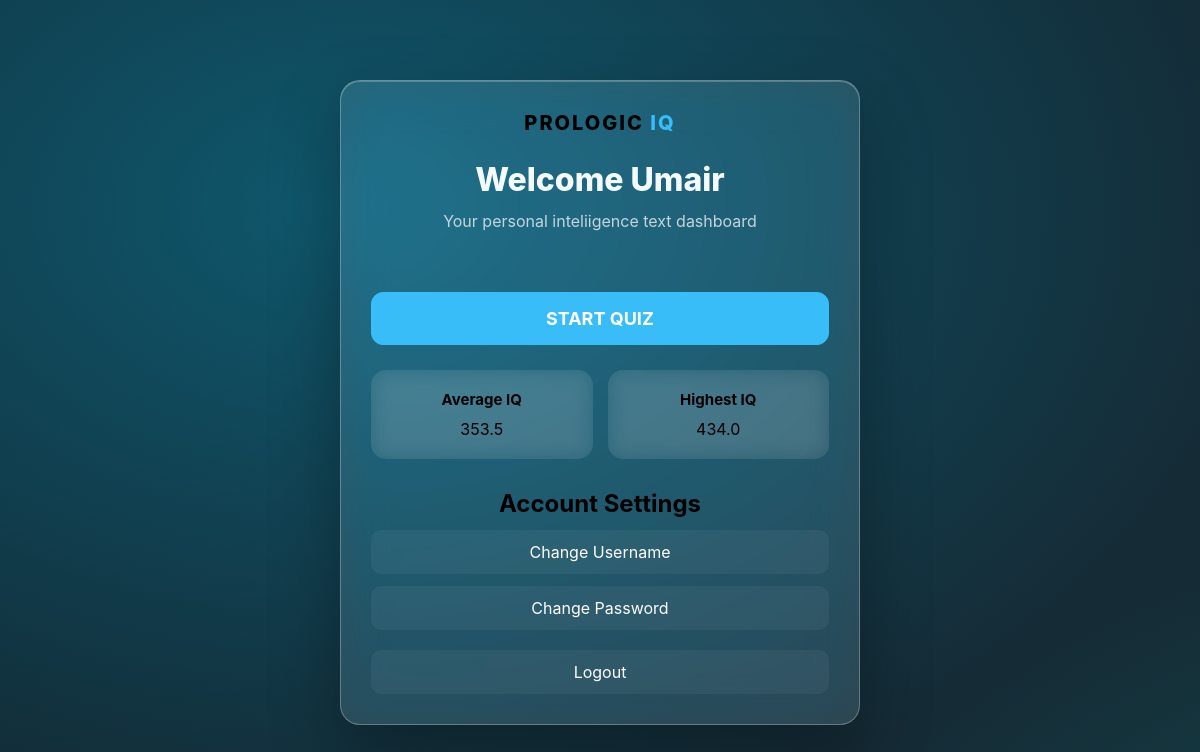
The app's page /dashboard (signed in) with its own data.
### tables this page shows
CREATE TABLE users (
            id INTEGER PRIMARY KEY AUTOINCREMENT,
            username TEXT UNIQUE NOT NULL,
            password_hash TEXT NOT NULL,
            average_iq REAL DEFAULT 0,
            highest_iq REAL DEFAULT 0
        );

### app.py (the view)
@app.route("/dashboard")
def dashboard():
    if "user_id" not in session:
        return redirect(url_for("login"))
    user_id = session["user_id"]
    conn = get_db()
    user = conn.execute(
        "SELECT * FROM users WHERE id = ?", (user_id,)
    ).fetchone()
    conn.close()
    return render_template("dashboard.html", user=user)

### app.py (called while the page is built)
def get_db():
    conn = sqlite3.connect(DATABASE)
    conn.row_factory = sqlite3.Row
    return conn

### templates/dashboard.html (shortened to what this page needs)
<!DOCTYPE html>
<html lang="en">
<head>
    <link rel="stylesheet" href="{{ url_for('static', filename='style.css') }}">
</head>
<body>
    <div class="container">
        <div class="brand">
            <span class="brand">PROLOGIC</span>
            <span class="brand-highlight">IQ</span>
        </div>
        <h1>Welcome {{ user["username"] }}</h1>
        <p>Your personal inteliigence text dashboard</p>
        <div class="dashboard-section">
            <a href="{{ url_for('quiz') }}" class="dashboard-button">START QUIZ</a>
        </div>
        <div class="stats">
            <div class="stat-card">
                <h3>Average IQ</h3>
                <div clas="stat-value">
                    {{ user["average_iq"] }}
                </div>
            </div>
            <div class="stat-card">
                <h3>Highest IQ</h3>
                <div class="stat-vlaue">
                    {{ user["highest_iq"]}}
                </div>
            </div>
        </div>
        <div class="dashbard-section">
            <h2>Account Settings</h2>
            <a href="{{ url_for('change_username') }}" class="settings-button">Change Username</a>
            <a href="{{ url_for('change_password') }}" class="settings-button">Change Password</a>
            <a href="{{ url_for('logout') }}" class="settings-button logout-button">Logout</a>
        </div>
    </div>
</body>
</html>

### static/style.css (style rules this page uses)
:root { --primary: #38bdf8; --secondary: #a5f3fc; --bg-gradient: radial-gradient(ellipse at 18% 16%, rgba(14, 116, 144, 0.62), transparent 42%), radial-gradient(ellipse at 82% 85%, rgba(13, 148, 136, 0.38), transparent 38%), linear-gradient(135deg, #102a35 0%, #152b36 52%, #182a31 100%); --glass: rgba(255, 255, 255, 0.12); --glass-highlight: rgba(255, 255, 255, 0.2); --glass-border: rgba(255, 255, 255, 0.28); --text-dark: #f4fbff; --text-light: #c1d6df; --success: #22c55e; --error: #ef4444; }
* { margin: 0; padding: 0; box-sizing: border-box; font-family: 'Inter', system-ui, sans-serif; }
body { background: var(--bg-gradient); background-attachment: fixed; background-size: 160% 160%; animation: gradientDrift 28s ease-in-out infinite alternate; min-height: 100vh; display: flex; justify-content: center; align-items: center; padding: 20px; }
.container { width: 100%; max-width: 550px; background: var(--glass); border: 1px solid var(--glass-border); padding: 2.5rem; border-radius: 20px; box-shadow: 0 28px 70px rgba(0, 0, 0, 0.32), inset 0 1px 0 rgba(255, 255, 255, 0.22); -webkit-backdrop-filter: blur(24px) saturate(145%); backdrop-filter: blur(24px) saturate(145%); text-align: center; min-height: 450px; display: flex; flex-direction: column; justify-content: center; transition: all 0.3s ease; }
h1 { color: var(--text-dark); margin-bottom: 0.5rem; font-size: 2rem; font-weight: 800; }
p { color: var(--text-light); margin-bottom: 2rem; font-size: 1rem; }
.brand { font-size: 20px; font-weight: 800; letter-spacing: 2px; margin-bottom: 25px; }
.brand-highlight { color: var(--primary); }
.stats { margin-bottom: 30px; }
.stat-card { text-align: center; transition: 0.25s ease; }
.dashboard-section { margin-top: 25px; }
.dashboard-button { display: inline-block; width: 100%; padding: 15px 20px; box-sizing: border-box; text-decoration: none; text-align: center; color: white; background: var(--primary); border: 1px solid var(--primary); border-radius: 12px; font-size: 18px; font-weight: bold; cursor: pointer; transition: 0.25s ease; }
.stats { display: grid; grid-template-columns: 1fr 1fr; gap: 15px; margin-top: 25px; }
.stat-card { padding: 20px; background: rgba(255, 255, 255, 0.05); border: 1px solid var(--border); border-radius: 15px; backdrop-filter: blur(10px); }
.stat-card h3 { margin-top: 0; margin-bottom: 10px; font-size: 15px; }
.settings-button { display: block; margin-top: 12px; padding: 12px 15px; color: white; text-decoration: none; background: rgba(255, 255, 255, 0.05); border: 1px solid var(--border); border-radius: 10px; transition: 0.25s ease; }
.logout-button { margin-top: 20px; }
.container { max-width: 520px; margin: 60px auto; padding: 30px; box-sizing: border-box; }
h1 { margin-bottom: 10px; }
p { line-height: 1.6; }
a { transition: 0.25s ease; }

### records on screen
users: username "Umair", average_iq "353.5", highest_iq "434.0"
